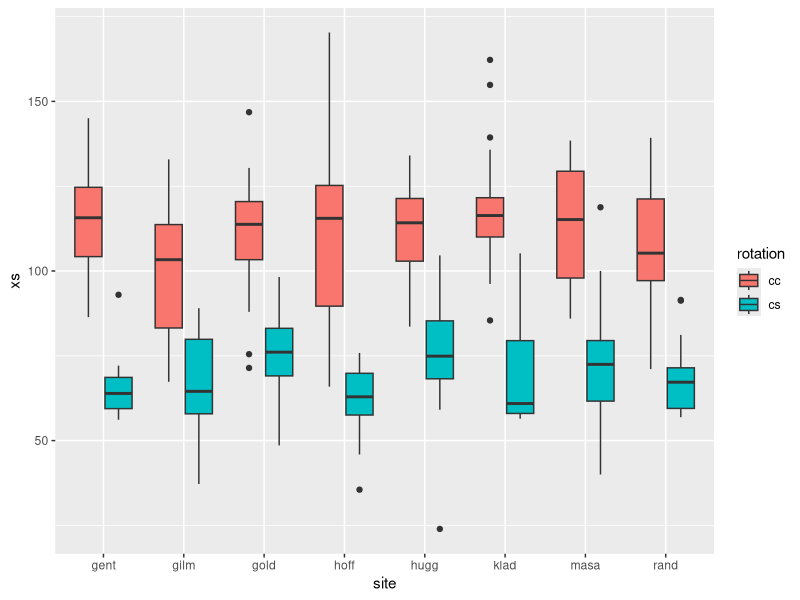
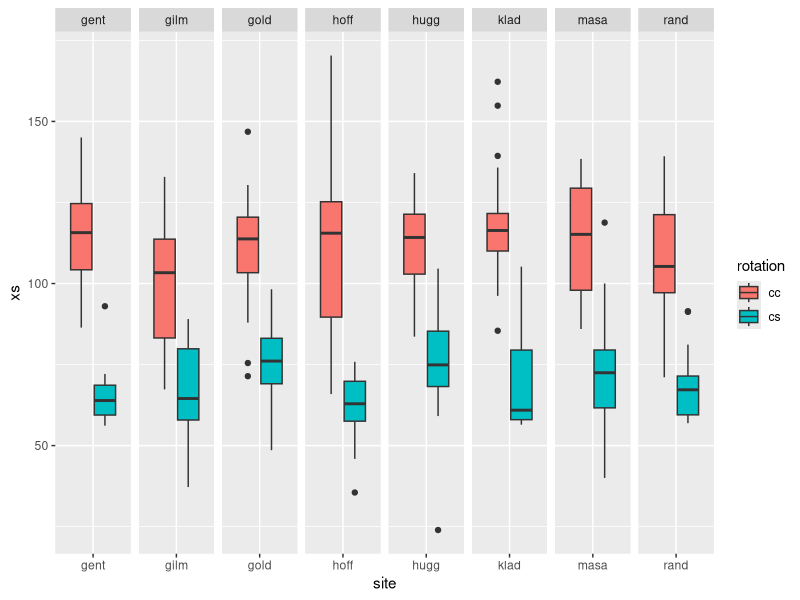
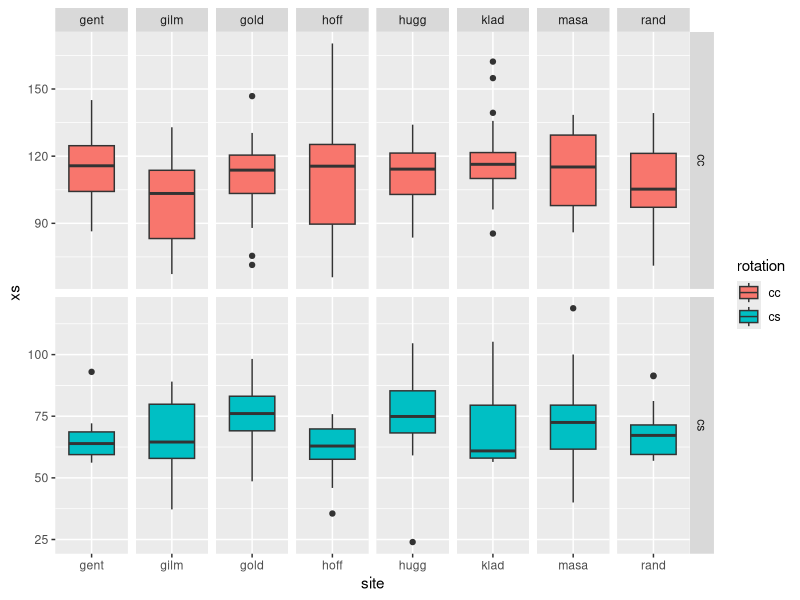
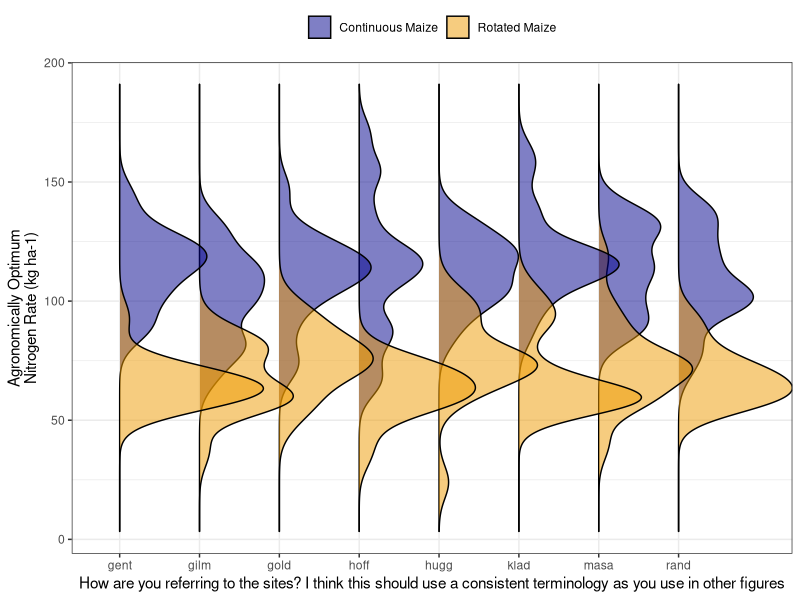

Write the R code that produced these figures, in order. (Note: this script raises an error after producing the figures.)
# author: gina
# created; 9/1/2020
# purpose: make aonr plots 
# last updated: 

rm(list = ls())

# libraries ---------------------------------------------------------------

library(tidyverse)
library(ggridges)

clr1 <- "orange2"
clr2 <- "darkblue"


# data --------------------------------------------------------------------

aonr <- 
  read_csv("02_fit-curves/fc_blin-yield-parms-mm.csv")


# fig ---------------------------------------------------------------------

aonr %>% 
  ggplot(aes(site, xs)) + 
  geom_boxplot(aes(fill = rotation))

aonr %>% 
  ggplot(aes(site, xs)) + 
  geom_boxplot(aes(fill = rotation)) + 
  facet_grid(.~site, scales = "free")

aonr %>% 
  ggplot(aes(site, xs)) + 
  geom_boxplot(aes(fill = rotation)) + 
  facet_grid(rotation~site, scales = "free")



aonr %>% 
  mutate(rot = as.character(rotation),
         rot2 = dplyr::recode(rot,
                              "cc" = "Continuous Maize",                        
                              "cs" = "Rotated Maize")) %>% 
  ggplot(aes(xs, site)) + 
  geom_density_ridges(aes(fill = rot2), alpha = 0.5) + 
  labs(fill = NULL,
       y = "How are you referring to the sites? I think this should use a consistent terminology as you use in other figures",
       x = "Agronomically Optimum\nNitrogen Rate (kg ha-1)") +
  coord_flip() + 
  scale_fill_manual(values = c(clr2, clr1)) +
  theme_bw() +
  theme(legend.position = "top")

ggsave("../../../Box/1_Gina_Projects/proj_Ncurve/fig_aonr-9-11-20.png")

